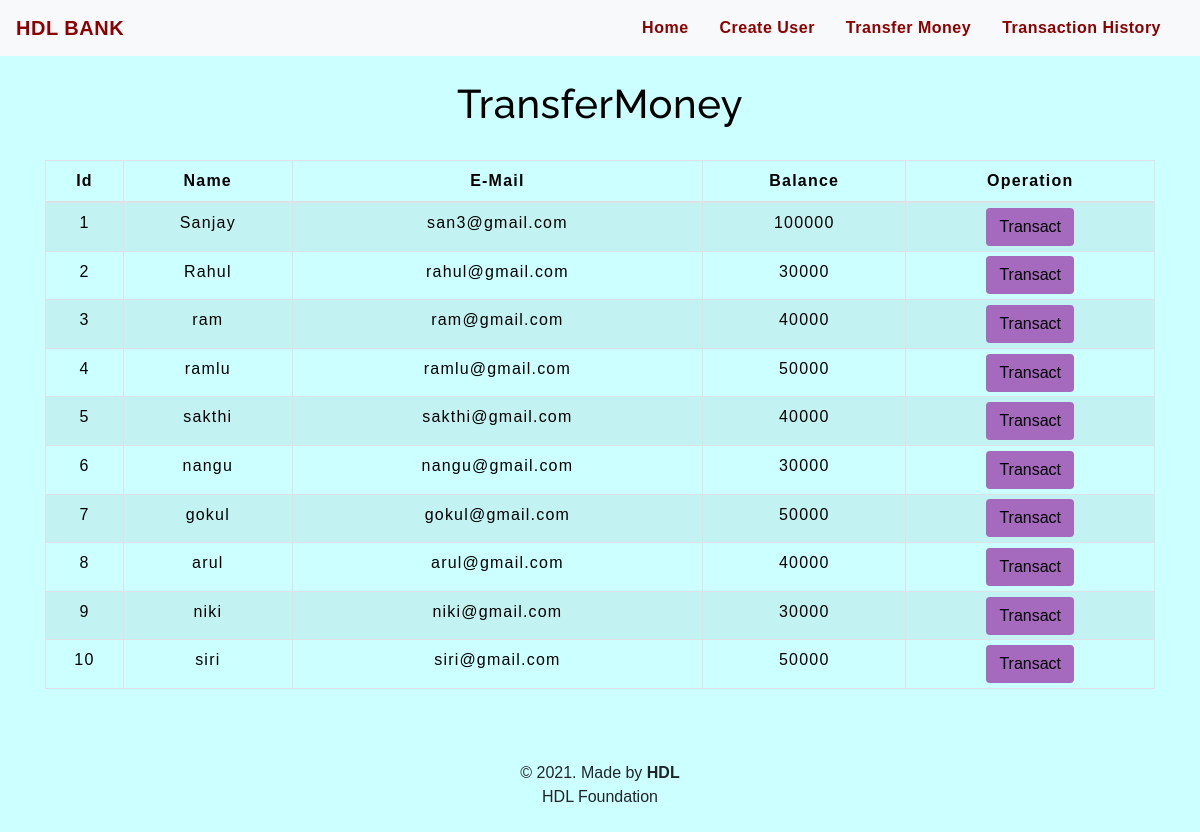
The app's page /transfermoney.php with its own data.
### tables this page shows
CREATE TABLE `users` (
  `id` int(3) NOT NULL,
  `name` text NOT NULL,
  `email` varchar(30) NOT NULL,
  `balance` int(8) NOT NULL
);

### transfermoney.php (the view, shortened to what this page needs)
<!DOCTYPE html>
<html lang="en">
<head>
    <link rel="stylesheet" href="https://maxcdn.bootstrapcdn.com/bootstrap/4.0.0/css/bootstrap.min.css">
    <link rel="stylesheet" type="text/css" href="css/table.css">
    <link rel="stylesheet" type="text/css" href="css/navbar.css">
</head>
<body style="background-color : #CCFFFF;">
<?php
    include 'config.php';
    $sql = "SELECT * FROM users";
    $result = mysqli_query($conn,$sql);
?>
<?php
  include 'navbar.php';
?>
<div class="container">
        <h2 class="text-center pt-4" style="color : black;">TransferMoney</h2>
        <br>
            <div class="row">
                <div class="col">
                    <div class="table-responsive-sm">
                    <table class="table table-hover table-sm table-striped table-condensed table-bordered" style="border-color:black;">
                        <thead style="color : black;">
                            <tr>
                            <th scope="col" class="text-center py-2">Id</th>
                            <th scope="col" class="text-center py-2">Name</th>
                            <th scope="col" class="text-center py-2">E-Mail</th>
                            <th scope="col" class="text-center py-2">Balance</th>
                            <th scope="col" class="text-center py-2">Operation</th>
                            </tr>
                        </thead>
                        <tbody>
                <?php
                    while($rows=mysqli_fetch_assoc($result)){
                ?>
                    <tr style="color : black;">
                        <td class="py-2"><?php echo $rows['id'] ?></td>
                        <td class="py-2"><?php echo $rows['name']?></td>
                        <td class="py-2"><?php echo $rows['email']?></td>
                        <td class="py-2"><?php echo $rows['balance']?></td>
                        <td><a href="selecteduserdetails.php?id= <?php echo $rows['id'] ;?>"> <button type="button" class="btn" style="background-color : #A569BD;">Transact</button></a></td>
                    </tr>
                <?php
                    }
                ?>
                        </tbody>
                    </table>
                    </div>
                </div>
            </div>
         </div>
         <footer class="text-center mt-5 py-2">
            <p>&copy 2021. Made by <b>HDL</b> <br> HDL Foundation</p>
        </footer>
</body>
</html>

### navbar.php (shortened to what this page needs)
<nav class="navbar navbar-expand-md navbar-light bg-light">
      <a class="navbar-brand" href="index.php" style="color : #8B0000;"><b>HDL BANK</b></a>
      <div class="collapse navbar-collapse" id="collapsibleNavbar">
            <ul class="navbar-nav ml-auto">
              <li class="nav-item">
                <a class="nav-link" href="index.php" style="color : #8B0000;"><b>Home</b></a>
              </li>
              <li class="nav-item">
                <a class="nav-link" href="createuser.php" style="color : #8B0000;"><b>Create User</b></a>
              </li>
              <li class="nav-item">
                <a class="nav-link" href="transfermoney.php" style="color : #8B0000;"><b>Transfer Money</b></a>
              </li>
              <li class="nav-item">
                <a class="nav-link" href="transactionhistory.php" style="color : #8B0000;"><b>Transaction History</b></a>
              </li>
          </div>
       </nav>

### table.css (style rules this page uses)
* { padding: 0; margin: 0; box-sizing: border-box; font-family: sans-serif; }
h2 { font-size: 40px; }
table { letter-spacing: 1.2px; }
td { text-align: center; }
button { border:none; background: #333333; transition: 1s; }

### navbar.css (style rules this page uses)
.nav-link { margin-right: 15px; color:#2F363F; letter-spacing: 0.5px; transition: 0.5s; }
.navbar-brand { color: #003333; letter-spacing: 0.5px; }
h2 { color: #003333; letter-spacing: 0.5px; font-family: raleway; }

### transfermoney.php (style rules this page uses)
button { transition: 1.5s; }

### records on screen
users: id "1", name "Sanjay", email "san3@gmail.com", balance "100000"
users: id "2", name "Rahul", email "rahul@gmail.com", balance "30000"
users: id "3", name "ram", email "ram@gmail.com", balance "40000"
users: id "4", name "ramlu", email "ramlu@gmail.com", balance "50000"
users: id "5", name "sakthi", email "sakthi@gmail.com", balance "40000"
users: id "6", name "nangu", email "nangu@gmail.com", balance "30000"
users: id "7", name "gokul", email "gokul@gmail.com", balance "50000"
users: id "8", name "arul", email "arul@gmail.com", balance "40000"
users: id "9", name "niki", email "niki@gmail.com", balance "30000"
users: id "10", name "siri", email "siri@gmail.com", balance "50000"
